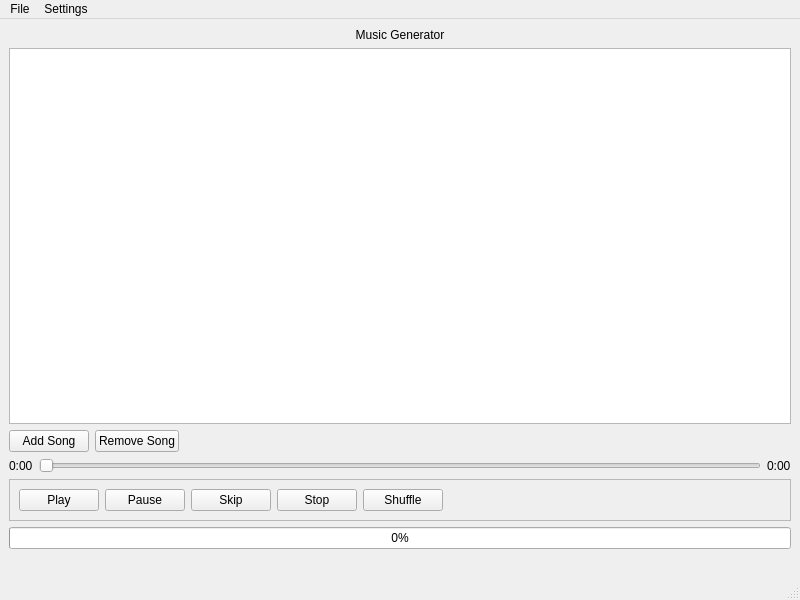
<?xml version="1.0" encoding="UTF-8"?>
<ui version="4.0">
 <class>MainWindow</class>
 <widget class="QMainWindow" name="MainWindow">
  <property name="geometry">
   <rect>
    <x>0</x>
    <y>0</y>
    <width>800</width>
    <height>600</height>
   </rect>
  </property>
  <property name="windowTitle">
   <string>Aceradio</string>
  </property>
  <widget class="QWidget" name="centralwidget">
   <layout class="QVBoxLayout" name="verticalLayout">
    <item>
     <widget class="QLabel" name="titleLabel">
      <property name="text">
       <string>Music Generator</string>
      </property>
      <property name="alignment">
       <set>Qt::AlignmentFlag::AlignCenter</set>
      </property>
     </widget>
    </item>
    <item>
     <widget class="QTableView" name="songListView">
      <property name="minimumSize">
       <size>
        <width>0</width>
        <height>200</height>
       </size>
      </property>
      <property name="editTriggers">
       <set>QAbstractItemView::EditTrigger::NoEditTriggers</set>
      </property>
      <property name="selectionBehavior">
       <enum>QAbstractItemView::SelectionBehavior::SelectRows</enum>
      </property>
     </widget>
    </item>
    <item>
     <layout class="QHBoxLayout" name="buttonLayout">
      <item>
       <widget class="QPushButton" name="addSongButton">
        <property name="text">
         <string>Add Song</string>
        </property>
       </widget>
      </item>
      <item>
       <widget class="QPushButton" name="removeSongButton">
        <property name="text">
         <string>Remove Song</string>
        </property>
       </widget>
      </item>
      <item>
       <spacer name="horizontalSpacer">
        <property name="orientation">
         <enum>Qt::Orientation::Horizontal</enum>
        </property>
        <property name="sizeHint" stdset="0">
         <size>
          <width>40</width>
          <height>20</height>
         </size>
        </property>
       </spacer>
      </item>
     </layout>
    </item>
    <item>
     <layout class="QHBoxLayout" name="timeControlsLayout">
      <item>
       <widget class="QLabel" name="elapsedTimeLabel">
        <property name="text">
         <string>0:00</string>
        </property>
       </widget>
      </item>
      <item>
       <widget class="QSlider" name="positionSlider">
        <property name="mouseTracking">
         <bool>false</bool>
        </property>
        <property name="tabletTracking">
         <bool>true</bool>
        </property>
        <property name="orientation">
         <enum>Qt::Orientation::Horizontal</enum>
        </property>
       </widget>
      </item>
      <item>
       <widget class="QLabel" name="durationLabel">
        <property name="text">
         <string>0:00</string>
        </property>
       </widget>
      </item>
     </layout>
    </item>
    <item>
     <widget class="QFrame" name="controlsFrame">
      <property name="frameShape">
       <enum>QFrame::Shape::StyledPanel</enum>
      </property>
      <property name="frameShadow">
       <enum>QFrame::Shadow::Raised</enum>
      </property>
      <layout class="QHBoxLayout" name="controlsLayout">
       <item>
        <widget class="QPushButton" name="playButton">
         <property name="text">
          <string>Play</string>
         </property>
         <property name="icon">
          <iconset theme="media-playback-start"/>
         </property>
        </widget>
       </item>
       <item>
        <widget class="QPushButton" name="pauseButton">
         <property name="text">
          <string>Pause</string>
         </property>
         <property name="icon">
          <iconset theme="media-playback-pause"/>
         </property>
        </widget>
       </item>
       <item>
        <widget class="QPushButton" name="skipButton">
         <property name="text">
          <string>Skip</string>
         </property>
         <property name="icon">
          <iconset theme="media-skip-forward"/>
         </property>
        </widget>
       </item>
       <item>
        <widget class="QPushButton" name="stopButton">
         <property name="text">
          <string>Stop</string>
         </property>
         <property name="icon">
          <iconset theme="media-playback-stop"/>
         </property>
        </widget>
       </item>
       <item>
        <widget class="QPushButton" name="shuffleButton">
         <property name="text">
          <string>Shuffle</string>
         </property>
         <property name="icon">
          <iconset theme="media-playlist-shuffle"/>
         </property>
         <property name="checkable">
          <bool>true</bool>
         </property>
        </widget>
       </item>
       <item>
        <spacer name="horizontalSpacer_2">
         <property name="orientation">
          <enum>Qt::Orientation::Horizontal</enum>
         </property>
         <property name="sizeHint" stdset="0">
          <size>
           <width>40</width>
           <height>20</height>
          </size>
         </property>
        </spacer>
       </item>
      </layout>
     </widget>
    </item>
    <item>
     <layout class="QVBoxLayout" name="statusLayout">
      <item>
       <widget class="QProgressBar" name="progressBar">
        <property name="value">
         <number>0</number>
        </property>
       </widget>
      </item>
      <item>
       <widget class="QLabel" name="statusLabel">
        <property name="text">
         <string/>
        </property>
       </widget>
      </item>
     </layout>
    </item>
   </layout>
  </widget>
  <widget class="QMenuBar" name="menubar">
   <property name="geometry">
    <rect>
     <x>0</x>
     <y>0</y>
     <width>800</width>
     <height>32</height>
    </rect>
   </property>
   <widget class="QMenu" name="menuFile">
    <property name="title">
     <string>File</string>
    </property>
    <addaction name="actionSavePlaylist"/>
    <addaction name="actionLoadPlaylist"/>
    <addaction name="actionQuit"/>
   </widget>
   <widget class="QMenu" name="menuSettings">
    <property name="title">
     <string>Settings</string>
    </property>
    <addaction name="actionAdvancedSettings"/>
   </widget>
   <addaction name="menuFile"/>
   <addaction name="menuSettings"/>
  </widget>
  <widget class="QStatusBar" name="statusbar"/>
  <action name="actionSavePlaylist">
   <property name="icon">
    <iconset theme="QIcon::ThemeIcon::DocumentSaveAs"/>
   </property>
   <property name="text">
    <string>Save Playlist</string>
   </property>
   <property name="shortcut">
    <string>Ctrl+S</string>
   </property>
  </action>
  <action name="actionLoadPlaylist">
   <property name="icon">
    <iconset theme="QIcon::ThemeIcon::DocumentOpen"/>
   </property>
   <property name="text">
    <string>Load Playlist...</string>
   </property>
   <property name="shortcut">
    <string>Ctrl+O</string>
   </property>
  </action>
  <action name="actionAdvancedSettings">
   <property name="text">
    <string>Ace Step</string>
   </property>
  </action>
  <action name="actionQuit">
   <property name="icon">
    <iconset theme="QIcon::ThemeIcon::ApplicationExit"/>
   </property>
   <property name="text">
    <string>Quit</string>
   </property>
   <property name="shortcut">
    <string>Ctrl+Q</string>
   </property>
  </action>
 </widget>
 <resources/>
 <connections/>
</ui>
